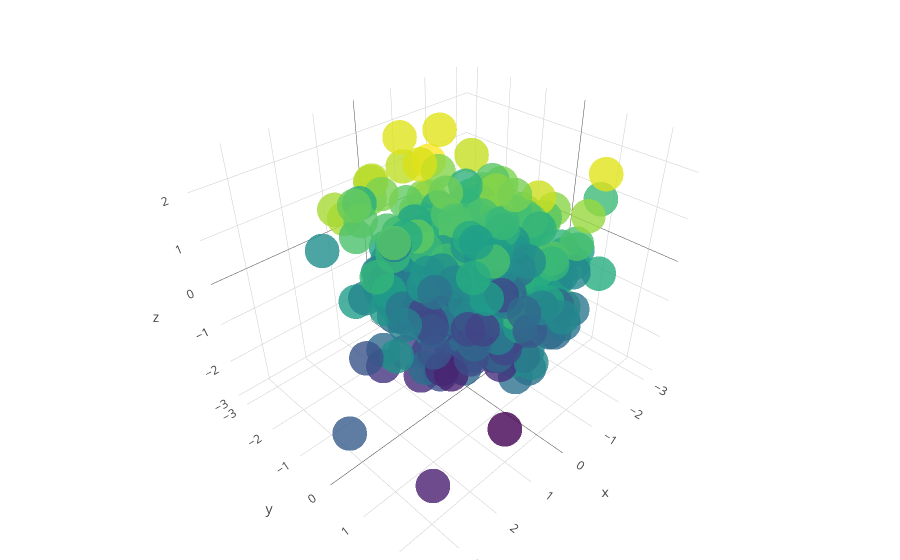

Notebook code cell kept with this figure:
### Code cell
import plotly.plotly as py
import plotly.graph_objs as go
import numpy as np

x, y, z = np.random.multivariate_normal(np.array([0,0,0]), np.eye(3), 400).transpose()
trace1 = go.Scatter3d(
    x=x,
    y=y,
    z=z,
    mode='markers',
    marker=dict(
        size=12,
        color=z,                     #set color to an array/list of desired values
        colorscale='Viridis',         #choose a colorscale
        opacity=0.8
    )
)
data = [trace1]
layout = go.Layout(
    margin=dict(
        l=0,
        r=0,
        b=0,
        t=0
    )
)
fig = go.Figure(data=data, layout=layout)
plotly.offline.iplot(fig, filename='3d-scatter-colorscale')

### Figure 1 — Plotly figure (JSON) as saved in the notebook; plotly's stock layout.template omitted (floating-point values rounded to 4 significant figures; data arrays with more than 128 entries replaced by an {"elided": "..."} marker saying what was removed)
{"data": [{"marker": {"color": {"elided": "400 float values"}, "colorscale": "Viridis", "opacity": 0.8, "size": 12}, "mode": "markers", "type": "scatter3d", "uid": "c795a533-8960-43bc-abe3-1680af646887", "x": {"elided": "400 float values"}, "y": {"elided": "400 float values"}, "z": {"elided": "400 float values"}}], "layout": {"margin": {"b": 0, "l": 0, "r": 0, "t": 0}}}
